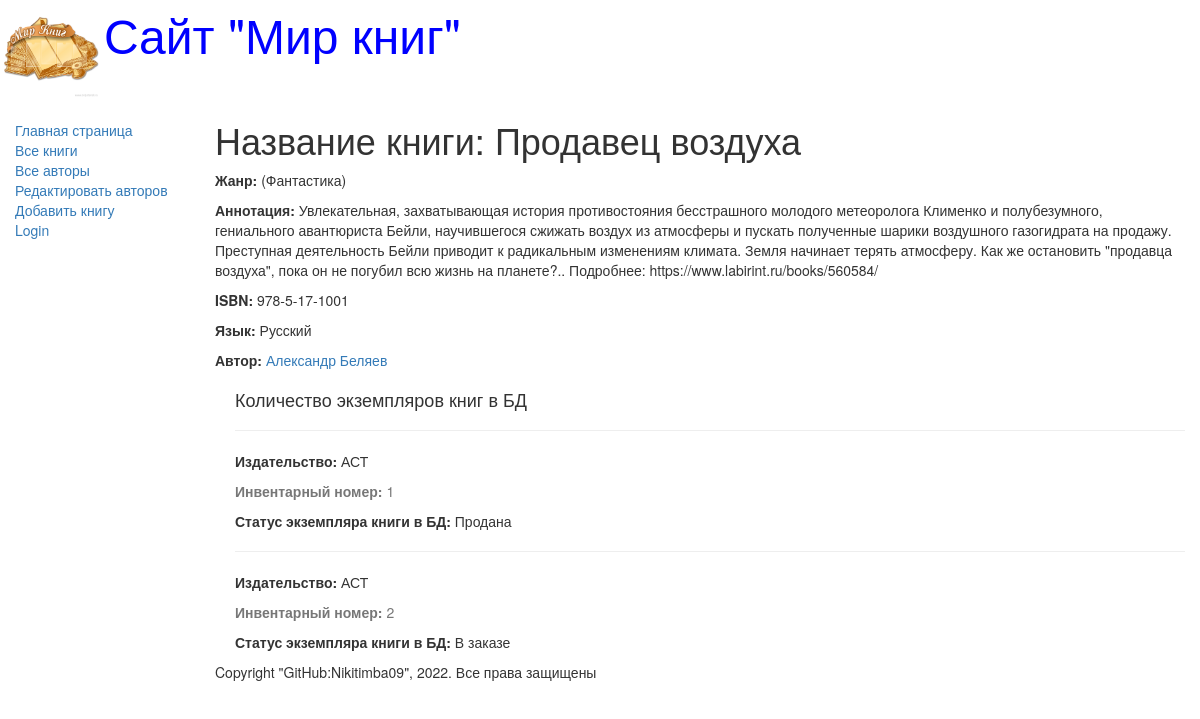
The page /books/5 on the database its author committed.
### catalog/models.py (models this page shows, shortened)
class Book(models.Model):
    title = models.CharField(max_length=200,
                             help_text='Введите название книги',
                             verbose_name='Название книги')
    genre = models.ForeignKey("Genre", on_delete=models.CASCADE,
                              help_text='Выберите жанр для книги',
                              verbose_name='Жанр книги', null=True)
    language = models.ForeignKey("Language",
                                 on_delete=models.CASCADE,
                                 help_text='Выберите язык книги',
                                 verbose_name='Язык книги', null=True)
    author = models.ManyToManyField("Author",
                                    help_text='Выберите автора книги',
                                    verbose_name='Автор книги')
    summary = models.TextField(max_length=1000,
                               help_text='Введите краткое описание книги',
                               verbose_name='Аннотация книги')
    isbn = models.CharField(max_length=13,
                            help_text='Должно содержать 13 символов',
                            verbose_name='ISBN книги')
    def display_author(self):
        return ', '.join([author.last_name for author in self.author.all()])
    display_author.short_description = 'Авторы'

class Genre(models.Model):
    name = models.CharField(max_length=200,
                            help_text=" Введите жанр книги",
                            verbose_name='Жанр книги'
                            )
    def __str__(self):
        return self.name

class Language(models.Model):
    name = models.CharField(max_length=20,
                            help_text=" Введите язык книги",
                            verbose_name='Язык книги'
                            )
    def __str__(self):
        return self.name

class Author(models.Model):
    first_name = models.CharField(max_length=100,
                                  help_text=" Введите имя автора",
                                  verbose_name='Имя автора')
    last_name = models.CharField(max_length=100,
                                 help_text=" Введите фамилию автора",
                                 verbose_name='Фамилия автора')
    date_of_birth = models.DateField(help_text='Введите дату рождения',
                                     verbose_name="Дата рождения",
                                     null=True, blank=True)
    date_of_death = models.DateField(help_text='Введите дату смерти',
                                     verbose_name="Дата смерти",
                                     null=True, blank=True)

class BookInstance(models.Model):
    book = models.ForeignKey("Book", on_delete=models.CASCADE, null=True)
    inv_nom = models.CharField(max_length=20, null=True,
                               help_text="Введите инвентарный номер экземпляра",
                               verbose_name='Инвентарный номер')
    imprint = models.CharField(max_length=200,
                               help_text='Введите издательство и год выпуска',
                               verbose_name='Издательство')
    status = models.ForeignKey('Status', on_delete=models.CASCADE,
                               null=True,
                               help_text="Изменить состояние экземпляра",
                               verbose_name="Статус экземпляра книга")
    due_back = models.DateField(null=True, blank=True,
                                help_text="Введите конец срока статуса",
                                verbose_name="Дата окончания статуса")
    borrower = models.ForeignKey(User, on_delete=models.SET_NULL,
                                 null=True, blank=True,
                                 verbose_name="Заказчик",
                                 help_text='Выберите заказчика книги')

class Status(models.Model):
    name = models.CharField(
        max_length=20,
        help_text='Введите статус экземпляра книги',
        verbose_name='Статус экземпляра книги'
    )
    def __str__(self):
        return self.name

### catalog/views.py (the view)
# urls.py: re_path(r'^books/(?P<pk>\d+)$', views.BookDetailView.as_view(),
class BookDetailView(generic.DetailView):
    model = Book

### catalog/templates/catalog/book_detail.html (shortened to what this page needs)
{% extends "base_generic.html" %}
{% block content %}
  <h1>Название книги: {{ book.title }}</h1>
  <p><strong>Жанр:</strong> ({{ book.genre }})</p>
  <p><strong>Аннотация:</strong> {{ book.summary }}</p>
  <p><strong>ISBN:</strong> {{ book.isbn }}</p>
  <p><strong>Язык:</strong> {{ book.language }}</p>
     {% for author in book.author.all %}
        <p><strong>Автор:</strong>
           <a href="">{{ author.first_name }}
                      {{author.last_name}}</a></p>
     {% endfor %}
<div style="margin-left:20px;margin-top:20px">
    <h4>Количество экземпляров книг в БД</h4>
    {% for copy in book.bookinstance_set.all %}
       <hr>
       <p><strong>Издательство:</strong> {{copy.imprint}}</p>
       <p class="text-muted"><strong>Инвентарный номер:</strong> {{copy.id}}</p>
       <p><strong>Статус экземпляра книги в БД:</strong> {{copy.status}}</p>
    {% endfor %}
  </div>
{% endblock %}   .

### rows shown on the page
Book: title "Продавец воздуха", genre "Фантастика", summary "Увлекательная, захватывающая история противостояния бесстрашного молодого метеоролога Клименко и полубезумного, гениального авантюриста Бейли, научившегося сжижать воздух из атмосферы и пускать полученные шарики воздушного газогидрата на продажу. Преступная деятельность Бейли приводит к радикальным изменениям климата. Земля начинает терять атмосферу. Как же остановить \"продавца воздуха\", пока он не погубил всю жизнь на планете?.. Подробнее: https://www.labirint.ru/books/560584/", isbn "978-5-17-1001", language "Русский"
Author: first_name "Александр", last_name "Беляев"
BookInstance: imprint "АСТ", id "1", status "Продана"
BookInstance: imprint "АСТ", id "2", status "В заказе"
